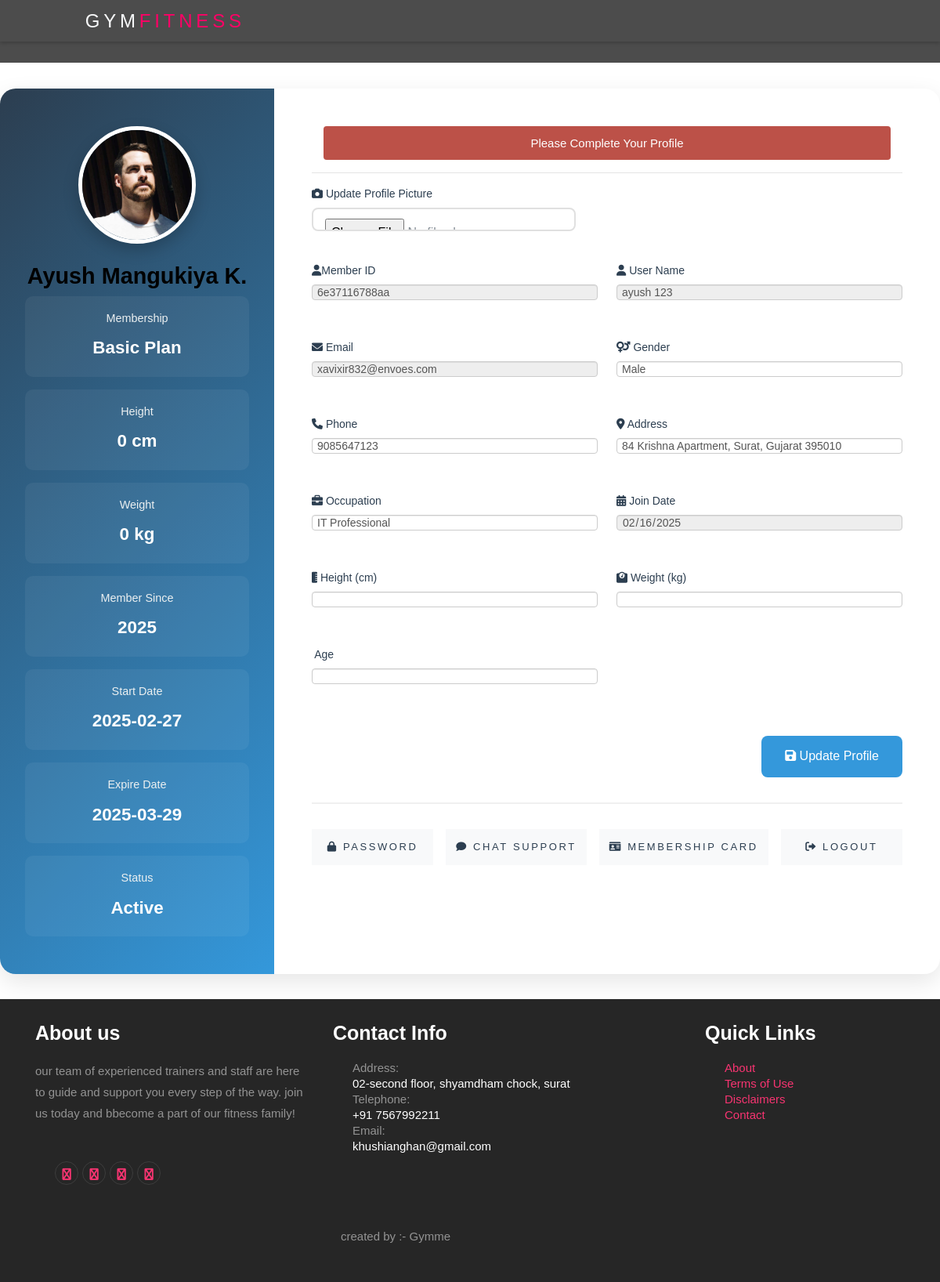
Page /users/profile.php (signed in) on the earlier database version.
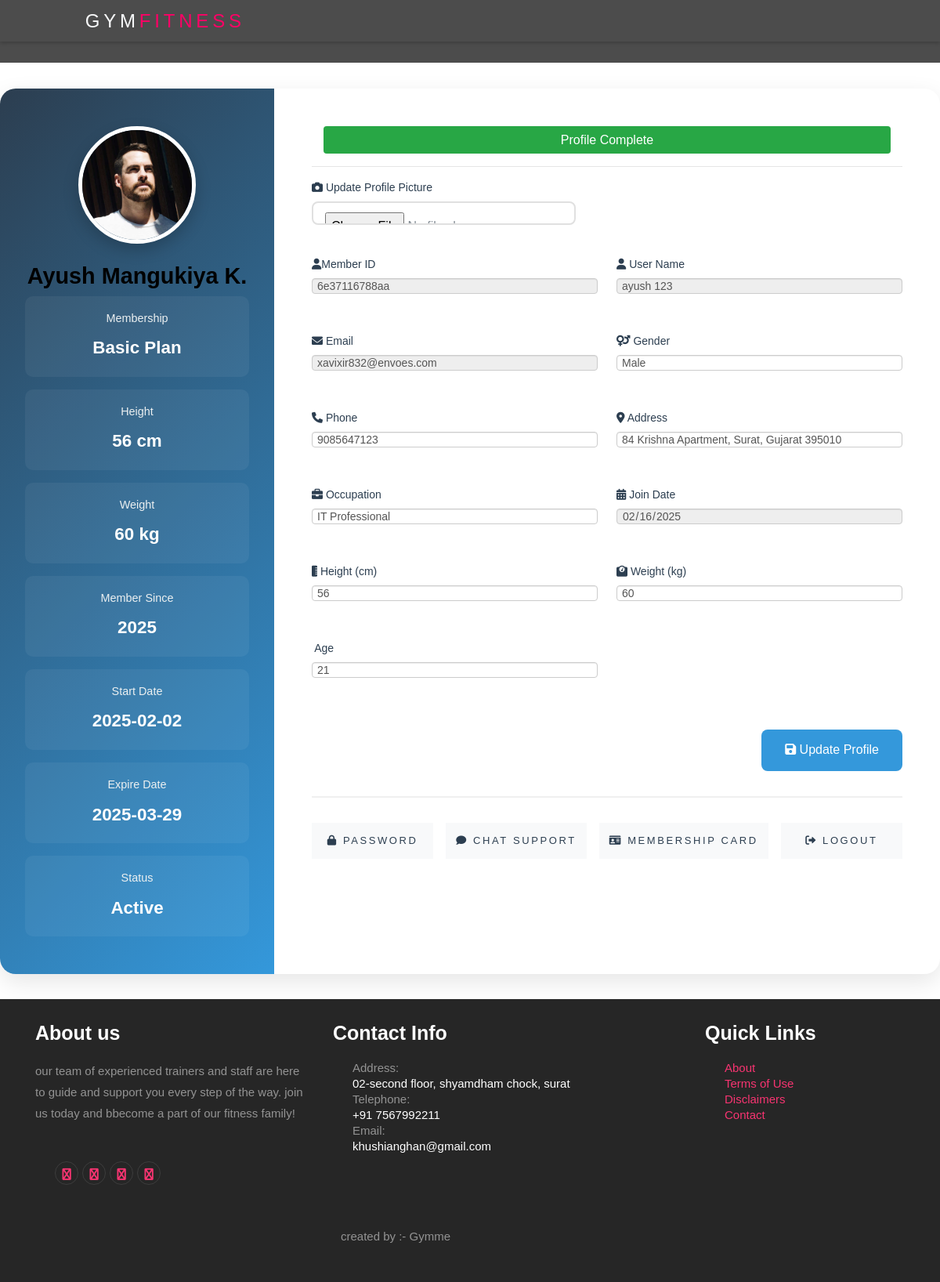
Same page on the later database version.
### tables this page shows
CREATE TABLE `users` (
  `id` int(11) NOT NULL,
  `member_id` varchar(100) DEFAULT NULL,
  `full_name` varchar(50) NOT NULL,
  `name` varchar(255) NOT NULL,
  `email` varchar(255) NOT NULL,
  `mobile` varchar(50) NOT NULL,
  `password` varchar(255) NOT NULL,
  `gender` varchar(10) NOT NULL,
  `address` varchar(100) NOT NULL,
  `image` varchar(100) NOT NULL,
  `Height` int(20) NOT NULL,
  `Weight` int(20) NOT NULL,
  `Age` int(20) NOT NULL,
  `current_plan_id` int(11) DEFAULT NULL,
  `occupation` varchar(100) NOT NULL,
  `trainer_id` int(50) NOT NULL,
  `batch` varchar(50) NOT NULL,
  `payment_status` int(11) NOT NULL DEFAULT 0,
  `plan_status` int(11) NOT NULL DEFAULT 0,
  `remainder` int(11) NOT NULL DEFAULT 0,
  `join_date` date DEFAULT curdate(),
  `code` text NOT NULL,
  `code_status` tinyint(2) NOT NULL DEFAULT 0 COMMENT '0=no,1=yes',
  `createtime` timestamp NOT NULL DEFAULT current_timestamp() ON UPDATE current_timestamp(),
  `role` varchar(50) NOT NULL DEFAULT 'normal_user'
);

CREATE TABLE `member_plans` (
  `id` int(11) NOT NULL,
  `member_id` varchar(100) NOT NULL,
  `plan_id` int(11) NOT NULL,
  `start_date` date NOT NULL,
  `end_date` date NOT NULL,
  `status` int(11) DEFAULT 0,
  `payment_id` int(11) NOT NULL,
  `created_at` timestamp NOT NULL DEFAULT current_timestamp()
);

CREATE TABLE `membership_plans` (
  `id` int(11) NOT NULL,
  `plan_name` varchar(100) NOT NULL,
  `type` varchar(100) NOT NULL,
  `duration` int(11) NOT NULL COMMENT 'Duration in days',
  `price` decimal(10,2) NOT NULL,
  `image` varchar(100) NOT NULL,
  `features` text NOT NULL,
  `created_at` timestamp NOT NULL DEFAULT current_timestamp()
);

### include/nav.php (called while the page is built, shortened)
    <?php
    if (isset($_SESSION['auth_user'])) {
    ?>
          <?php
          $con = mysqli_connect("localhost", "root", "", "gymnsb");
          $user_id = $_SESSION['auth_user']['user_id'];
          $sql = "SELECT * FROM users WHERE id = '$user_id'";
          $result = mysqli_query($con, $sql);
          $user = $result->fetch_assoc();
          ?>
<?php
    }
?>

### users/profile.php (the view, shortened to what the changed rows need)
<?php
$con = mysqli_connect("localhost", "root", "", "gymnsb");
$user_id = $_SESSION['auth_user']['user_id'];
$sql = "SELECT * FROM users WHERE id = '$user_id' AND role='member_user'";
$result = $con->query($sql);
$user = $result->fetch_assoc();
$member_id = $user['member_id'];
$membership_query = "SELECT mp.*, p.plan_name as plan_name FROM member_plans mp JOIN membership_plans p ON mp.plan_id = p.id WHERE mp.member_id = '$member_id'";
$membership_result = $con->query($membership_query);
$membership = $membership_result->fetch_assoc();
?>
<!doctype html>
<html lang="en">
<head>
    <link rel="stylesheet" href="//cdn.jsdelivr.net/npm/alertifyjs@1.14.0/build/css/alertify.min.css" />
    <link rel="stylesheet" href="//cdn.jsdelivr.net/npm/alertifyjs@1.14.0/build/css/themes/bootstrap.min.css" />
    <link rel="stylesheet" href="https://cdnjs.cloudflare.com/ajax/libs/font-awesome/6.7.2/css/all.min.css" />
    <link rel="stylesheet" href="../css/bootstrap.css">
    <link rel="stylesheet" href="../css/animate.css">
    <link rel="stylesheet" href="../css/owl.carousel.min.css">
    <link rel="stylesheet" href="../css/magnific-popup.css">
    <link rel="stylesheet" href="../fonts/ionicons/css/ionicons.min.css">
    <link rel="stylesheet" href="../fonts/fontawesome/css/font-awesome.min.css">
    <link rel="stylesheet" href="../css/style.css">
</head>
<link rel="stylesheet" href="https://cdnjs.cloudflare.com/ajax/libs/font-awesome/6.0.0/css/all.min.css">
<link rel="stylesheet" href="css/profile.css">
<body>
    <?php include "../include/nav.php" ?>
    <br>
    <br>
    <br>
    <div class="profile-container">
        <div class="profile-sidebar">
            <img src="../admin/uploads/profiles/<?= $user['image'] ?>"
                alt="Profile Picture"
                class="profile-picture">
            <h2 class="user-name"><?= htmlspecialchars($user['full_name']) ?? $user['name'] ?></h2>
            <div class="stats-container">
                <div class="stat-item">
                    <div class="stat-label">Membership</div>
                    <div class="stat-value"><?= $membership['plan_name'] ?? '--' ?></div>
                </div>
                <div class="stat-item">
                    <div class="stat-label">Height</div>
                    <div class="stat-value"><?= $user['Height'] ?? '--' ?> cm</div>
                </div>
                <div class="stat-item">
                    <div class="stat-label">Weight</div>
                    <div class="stat-value"><?= $user['Weight'] ?? '--' ?> kg</div>
                </div>
                <div class="stat-item">
                    <div class="stat-label">Member Since</div>
                    <div class="stat-value"><?= date('Y', strtotime($user['join_date'])) ?? '--' ?></div>
                </div>
                <div class="stat-item">
                    <div class="stat-label">Start Date</div>
                    <div class="stat-value"><?= $membership['start_date'] ?? '--' ?></div>
                </div>
                <div class="stat-item">
                    <div class="stat-label">Expire Date</div>
                    <div class="stat-value"><?= $membership['end_date'] ?? '--' ?></div>
                </div>
                <div class="stat-item">
                </div>
            </div>
        </div>
        <div class="profile-content">
            <div class="col-md-12" style='text-align: center;'>
                <?php
                if ($user['Height'] == 0 || $user['Weight'] == 0 || $user['Age'] == 0) {
                    echo " <p class='bg-danger text-white p-2 rounded'>Please Complete Your Profile</p>";
                } else {
                    echo "<h6 class='bg-success text-white p-2 rounded'>Profile Complete</h6>";
                }
                ?>
            </div>
            <form method="POST" enctype="multipart/form-data" class="profile-form">
                <div class="form-group">
                    <strong><label for="name"><i class="fas fa-user"></i>Member ID</label></strong>
                    <input type="text" id="member_id" name="member_id" value="<?= $user['member_id'] ?>" readonly>
                </div>
                <div class="form-group">
                    <strong><label for="name"><i class="fas fa-user"></i> User Name</label></strong>
                    <input type="text" value="<?= htmlspecialchars($user['name']) ?>" readonly>
                </div>
                <div class="form-group">
                    <strong><label for="email"><i class="fas fa-envelope"></i> Email</label></strong>
                    <input type="email" value="<?= htmlspecialchars($user['email']) ?>" readonly>
                </div>
                <div class="form-group">
                    <strong><label for="gender"><i class="fas fa-venus-mars"></i> Gender</label></strong>
                    <input type="text" id="gender" name="gender" value="<?= htmlspecialchars($user['gender']) ?>">
                </div>
                <div class="form-group">
                    <strong><label for="phone"><i class="fas fa-phone"></i> Phone</label></strong>
                    <input type="tel" id="phone" name="phone" value="<?= htmlspecialchars($user['mobile']) ?>">
                </div>
                <div class="form-group">
                    <strong><label for="address"><i class="fas fa-map-marker-alt"></i> Address </label></strong>
                    <input type="text" id="address" name="address" value="<?= htmlspecialchars($user['address']) ?>">
                </div>
                <div class="form-group">
                    <strong><label for="occupation"><i class="fas fa-briefcase"></i> Occupation</label></strong>
                    <input type="text" id="occupation" name="occupation" value="<?= htmlspecialchars($user['occupation']) ?>">
                </div>
                <div class="form-group">
                    <strong><label for="join_date"><i class="fas fa-calendar-alt"></i> Join Date</label></strong>
                    <input type="date" value="<?= htmlspecialchars($user['join_date']) ?>" readonly>
                </div>
                <?php
                if ($user['Height'] == '0' || $user['Weight'] == '0' || $user['Age'] == '0') {
                ?>
                    <div class="form-group">
                        <strong><label for="height"><i class="fas fa-ruler-vertical"></i> Height (cm)</label></strong>
                        <input type="number" id="height" name="height">
                    </div>
                    <div class="form-group">
                        <strong><label for="weight"><i class="fas fa-weight"></i> Weight (kg)</label></strong>
                        <input type="number" id="weight" name="weight">
                    </div>
                    <div class="form-group">
                        <strong><label for="age"><i class="fa-solid fa-input-numeric"></i> Age</label></strong>
                        <input type="number" id="age" name="age">
                    </div>
                <?php
                } else {
                ?>
                    <div class="form-group">
                        <strong><label for="height"><i class="fas fa-ruler-vertical"></i> Height (cm)</label></strong>
                        <input type="number" id="height" name="height" value="<?= htmlspecialchars($user['Height']) ?>">
                    </div>
                    <div class="form-group">
                        <strong><label for="weight"><i class="fas fa-weight"></i> Weight (kg)</label></strong>
                        <input type="number" id="weight" name="weight" value="<?= htmlspecialchars($user['Weight']) ?>">
                    </div>
                    <div class="form-group">
                        <strong><label for="age"><i class="fa-solid fa-input-numeric"></i> Age</label></strong>
                        <input type="number" id="age" name="age" value="<?= htmlspecialchars($user['Age']) ?>">
                    </div>
                <?php
                }
                ?>
            </form>
        </div>
    </div>
</body>
</html>

Differences in the rows shown:
changed users "Ayush Mangukiya K.": Height "0" → "56"; Weight "0" → "60"; height (not shown) → "56"; weight (not shown) → "60"; age (not shown) → "21"
changed member_plans "Basic Plan": start_date "2025-02-27" → "2025-02-02"
Other differences:
text no longer shown: "Please Complete Your Profile"
text now shown: "Profile Complete"
